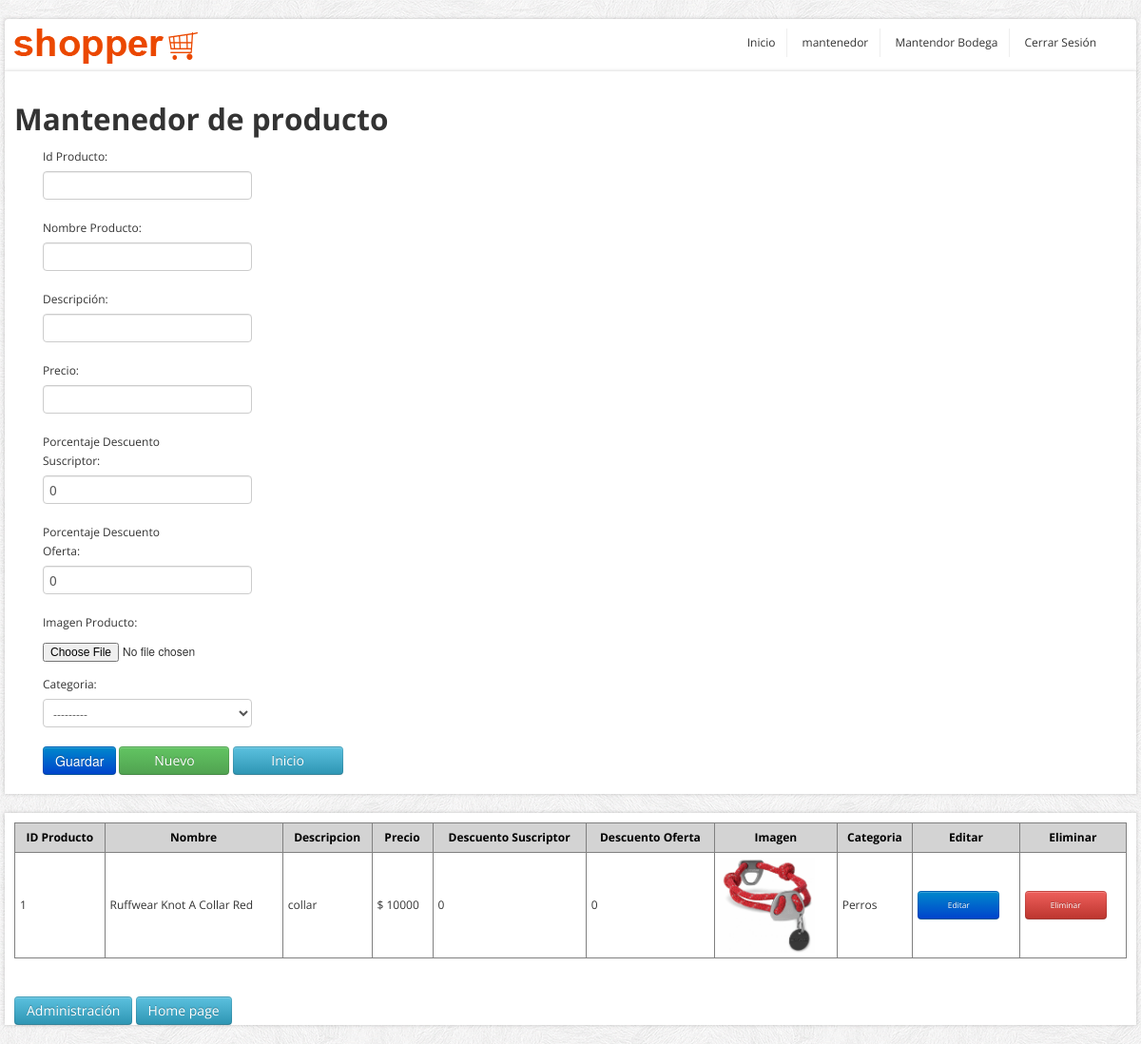
The app's page /maestro_producto/ins/-1, older data.
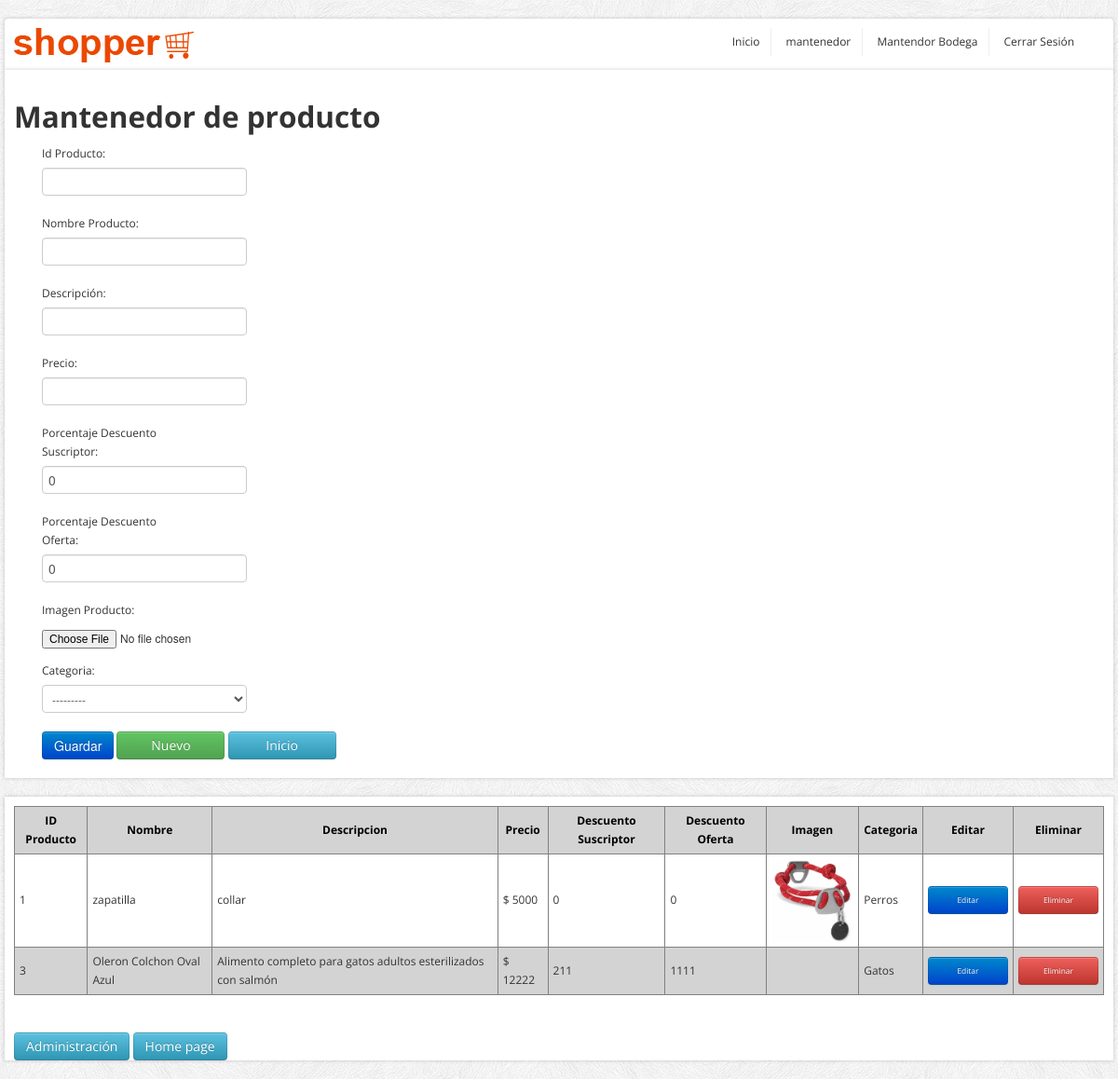
The same page, newer data.
### core/models.py (models this page shows, shortened)
class Producto(models.Model):
    idProducto = models.IntegerField(primary_key=True, verbose_name="Id Producto")
    nomProducto = models.CharField(max_length=80, blank=False, null=False, verbose_name="Nombre Producto")
    descripcion = models.CharField(max_length=300, null=True, blank=True, verbose_name="Descripción")
    precio = models.IntegerField(verbose_name="Precio")
    porcDesctoSubscriptor = models.IntegerField(blank=False, null=False, default=0,verbose_name="Porcentaje Descuento Suscriptor")
    porcDesctoOferta = models.IntegerField(blank=False, null=False, default=0,verbose_name="Porcentaje Descuento Oferta")
    imagen = models.ImageField(upload_to="images/", default="sinfoto.jpg", null=False, blank=False, verbose_name="Imagen Producto")
    cantidad= models.IntegerField(blank=False, null=False, default=0,verbose_name="Cantidad")
    categoria = models.ForeignKey(Categoria, on_delete=models.DO_NOTHING)

class Categoria(models.Model):
    idCategoria = models.IntegerField(primary_key=True, verbose_name="Id de categoría")
    nombreCategoria = models.CharField(max_length=80, blank=False, null=False, verbose_name="Nombre de la categoría")
    def __str__(self):
        return self.nombreCategoria

### core/views.py (the view, shortened to what this page needs)
# urls.py: path('maestro_producto/<action>/<id>', maestro_producto, name="maestro_producto"),
def maestro_producto(request, action, id):
    data = {"mesg": "", "form": ProductoForm, "action": action, "id": id}
    if action == 'ins':
        if request.method == "POST":
            form = ProductoForm(request.POST, request.FILES)
            if form.is_valid:
                try:
                    form.save()
                    data["mesg"] = "¡El Producto fue creado correctamente!"
                except:
                    data["mesg"] = "¡No se puede crear dos Productos con el mismo ID!"
    data["list"] = Producto.objects.all().order_by('idProducto')
    return render(request, "core/maestro_producto.html", data)

### core/templates/core/maestro_producto.html (shortened to what this page needs)
{% load static %}
<!DOCTYPE html>
<html lang="en">
	<head>
		<link href="../../static/core/css/bootstrap/css/bootstrap.min.css" rel="stylesheet">
		<link href="../../static/core/css/bootstrap/css/bootstrap-responsive.min.css" rel="stylesheet">
		<link href="../../static/core/css/themes/css/bootstrappage.css" rel="stylesheet"/>
		<link href="../../static/core/css/themes/css/flexslider.css" rel="stylesheet"/>
		<link href="../../static/core/css/themes/css/main.css" rel="stylesheet"/>
		<link href="{% static 'core/css/forms.css'%}" rel="stylesheet">
	</head>
    <body>
		<div id="top-bar" class="container">
			<div class="row container-fluid">
					<ul class="user-menu">
						<div class="pull-left">
							<a href="index.html" class="logo pull-left"><img src="../../static/core/css/themes/images/logo.png" class="site_logo" alt=""></a>
						</div>
						<div class="pull-right">
							<li><a href="{% url 'mainAdministrador' %}">Inicio</a></li>
							<li><a href="{% url 'maestro_producto' 'ins' -1 %}">mantenedor</a></li>
							<li><a href="{% url 'maestro_bodega' 'ins' -1 %}">Mantendor Bodega</a></li>
							<li><a href="{% url 'cerrar_sesion' %}">Cerrar Sesión</a></li>
						</div>
					</ul>
			</div>
		</div>
		<div id="wrapper" class="container">
			<section class="main-content">
			    <br>
				<h2><span>Mantenedor de producto</span></h2>
                <div class="span5">
					{% if form %}
					<form method="POST" action="" enctype="multipart/form-data" id="formulario">
						<div class="form-group">
							{% csrf_token %} {{ form.as_p }}
						</div>
						<input type="submit" class="btn btn-primary btnwidth" id="id_guardar" value="Guardar">
						<a class="btn btn-success btnwidth" href="{% url 'maestro_producto' 'ins' -1 %}">Nuevo</a>
						<a class="btn btn-info btnwidth" href="{% url 'home' %}">Inicio</a>
					</form>
					{% endif %}
				</div>
			</section>
		</div>
		<div id="wrapper" class="container">
			<section class="main-content">
				{% if list %}
				<table id="tabla_datos">
					<thead>
						<tr>
							<th>ID Producto</th>
							<th>Nombre</th>
							<th>Descripcion</th>
							<th>Precio</th>
							<th>Descuento Suscriptor</th>
							<th>Descuento Oferta</th>
							<th>Imagen</th>
							<th>Categoria</th>
							<th class="titulo_boton">Editar</th>
							<th class="titulo_boton">Eliminar</th>
						</tr>
					</thead>
					<tbody>
						{% for pro in list %}
						<tr>
							<td>{{ pro.idProducto }}</td>
							<td>{{ pro.nomProducto }}</td>
							<td>{{ pro.descripcion }}</td>
							<td>$ {{ pro.precio }}</td>
							<td>{{ pro.porcDesctoSubscriptor }}</td>
							<td>{{ pro.porcDesctoOferta }}</td>
							<td><img src="/media/{{ pro.imagen }}" class="mini_auto" alt=""></td>
							<td>{{ pro.categoria }}</td>
							<td><a href="{% url 'maestro_producto' 'upd' pro.idProducto %}"
								class="btn btn-primary btn-sm boton_chico">Editar</a></td>
							<td><a href="{% url 'maestro_producto' 'del' pro.idProducto %}"
								class="btn btn-danger btn-sm boton_chico">Eliminar</a></td>
						</tr>
						{% endfor %}
					</tbody>
				</table>
				{% endif %}
				<br>
				<a href="http://127.0.0.1:8000/admin" class="btn btn-info btn-sm">Administración</a>
				<a href="{% url 'home' %}" class="btn btn-info btn-sm">Home page</a>
			</section>
		</div>
    </body>
</html>

### core/static/core/css/themes/css/main.css (style rules this page uses)
body { font-size: 12px; font-family: 'Open Sans', arial, tahoma, sans-serif; background:url(../images/bg.png) repeat 0 0 fixed; }
label, input, button, select, textarea { font-size: 12px; }
ul li a,a { color:#333; outline:0; -webkit-transition: all 0.2s linear; -moz-transition: all 0.2s linear; -o-transition: all 0.2s linear; -ms-transition: all 0.2s linear; transition: all 0.2s linear; }
a { color:#eb4800; }
#wrapper,#top-bar { background: #fff; margin: 20px auto 20px auto; box-shadow: 0px 0px 4px 0px rgba(0, 0, 0, 0.2); -moz-box-shadow: 0px 0px 4px 0px rgba(0, 0, 0, 0.2); -webkit-box-shadow: 0px 0px 4px 0px rgba(0, 0, 0, 0.2); padding:0px 10px; }
#top-bar { background-color:#fff; padding:10px; margin: 20px auto -22px auto; -webkit-border-radius: 4px; -moz-border-radius: 4px; border-radius: 4px; }
#top-bar .user-menu { margin-left: 10px; padding: 0; list-style: none; }
#top-bar .user-menu li { display: inline-block; *display: inline; zoom: 1; border-right: 1px solid #eee; padding: 5px 12px; }
#top-bar .user-menu li:last-child { border-right:0; }

### core/static/core/css/forms.css (style rules this page uses)
#formulario label { width: 150px; }
.btnwidth { width: 90px; }
#tabla_datos { width: 100%; margin: auto; border-collapse: collapse; border: 1px solid gray; margin-top: 10px; margin-bottom: 20px; }
#tabla_datos th, td { border: 1px solid gray; padding: 5px; }
#tabla_datos th { background-color: lightgray; color: black; }
#tabla_datos tr:nth-child(even) { background-color: lightgray; }
.titulo_boton { width: 65; }
.boton_chico { font-size: 0.7em; width: 60px; }
.mini_auto { width: 100px; }

Row changes from the older to the newer data that the page shows:
changed Producto "collar": nomProducto "Ruffwear Knot A Collar Red" → "zapatilla"; precio "10000" → "5000"
added Producto: idProducto "3", nomProducto "Oleron Colchon Oval Azul", descripcion "Alimento completo para gatos adultos esterilizados con salmón", precio "12222", porcDesctoSubscriptor "211", porcDesctoOferta "1111", categoria "Gatos"
